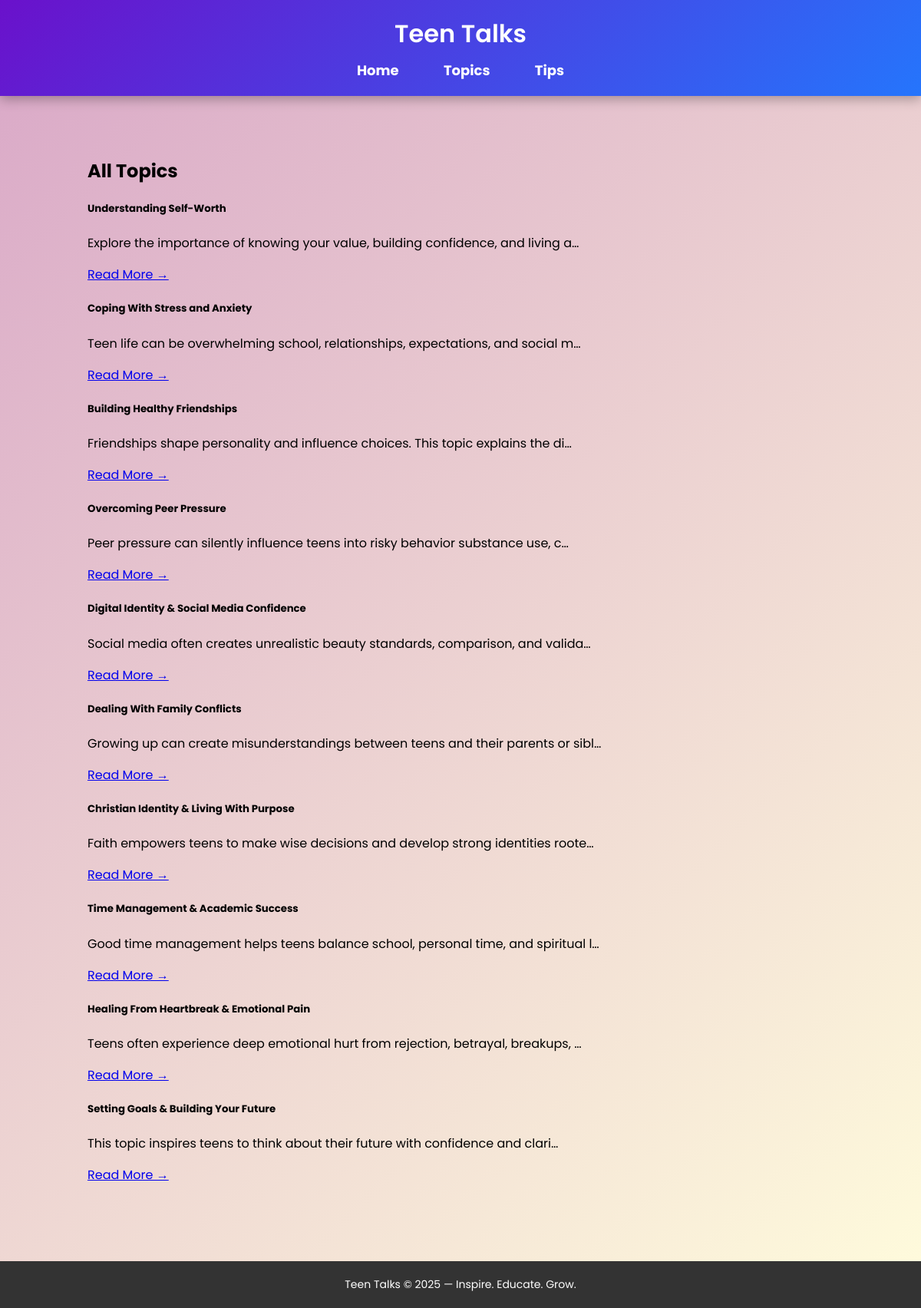
Page /topics/ on the committed database.
### pages/models.py (models this page shows, shortened)
class Topic(models.Model):
    title = models.CharField(max_length=200)
    description = models.TextField()
    image = models.ImageField(upload_to='topics/' ,blank=True,null=True)

### pages/views.py (the view)
# urls.py: path('topics/', views.topic_list, name='topic_list'),
def topic_list(request):
    topics = Topic.objects.all()
    return render(request, 'pages/topic_list.html', {'topics': topics})

### pages/templates/pages/topic_list.html (shortened to what this page needs)
{% extends "pages/base.html" %}
{% block content %}
<div class="container mt-4">
    <h2 class="mb-4">All Topics</h2>
    <div class="row">
        {% for topic in topics %}
        <div class="col-md-4 mb-4">
            <div class="card shadow-sm h-100">
                <div class="card-body">
                    <h5 class="card-title">{{ topic.title }}</h5>
                    <p class="text-muted small">{{ topic.description|truncatechars:80 }}</p>
                    <a href="{% url 'topic_detail' topic.id %}" class="btn btn-primary btn-sm">Read More →</a>
                </div>
            </div>
        </div>
        {% empty %}
        <p>No topics available yet.</p>
        {% endfor %}
    </div>
</div>
{% endblock %}

### pages/templates/pages/base.html (style rules this page uses)
body { margin: 0; padding: 0; font-family: "Poppins", sans-serif; background: linear-gradient(135deg, #d9a7c7, #fffcdc); }
.container { width: 90%; margin: auto; padding: 30px 0; }

### rows in the picture
Topic: title "Understanding Self-Worth", description "Explore the importance of knowing your value, building confidence, and living a…"
Topic: title "Coping With Stress and Anxiety", description "Teen life can be overwhelming school, relationships, expectations, and social m…"
Topic: title "Building Healthy Friendships", description "Friendships shape personality and influence choices. This topic explains the di…"
Topic: title "Overcoming Peer Pressure", description "Peer pressure can silently influence teens into risky behavior substance use, c…"
Topic: title "Digital Identity & Social Media Confidence", description "Social media often creates unrealistic beauty standards, comparison, and valida…"
Topic: title "Dealing With Family Conflicts", description "Growing up can create misunderstandings between teens and their parents or sibl…"
Topic: title "Christian Identity & Living With Purpose", description "Faith empowers teens to make wise decisions and develop strong identities roote…"
Topic: title "Time Management & Academic Success", description "Good time management helps teens balance school, personal time, and spiritual l…"
Topic: title "Healing From Heartbreak & Emotional Pain", description "Teens often experience deep emotional hurt from rejection, betrayal, breakups, …"
Topic: title "Setting Goals & Building Your Future", description "This topic inspires teens to think about their future with confidence and clari…"
